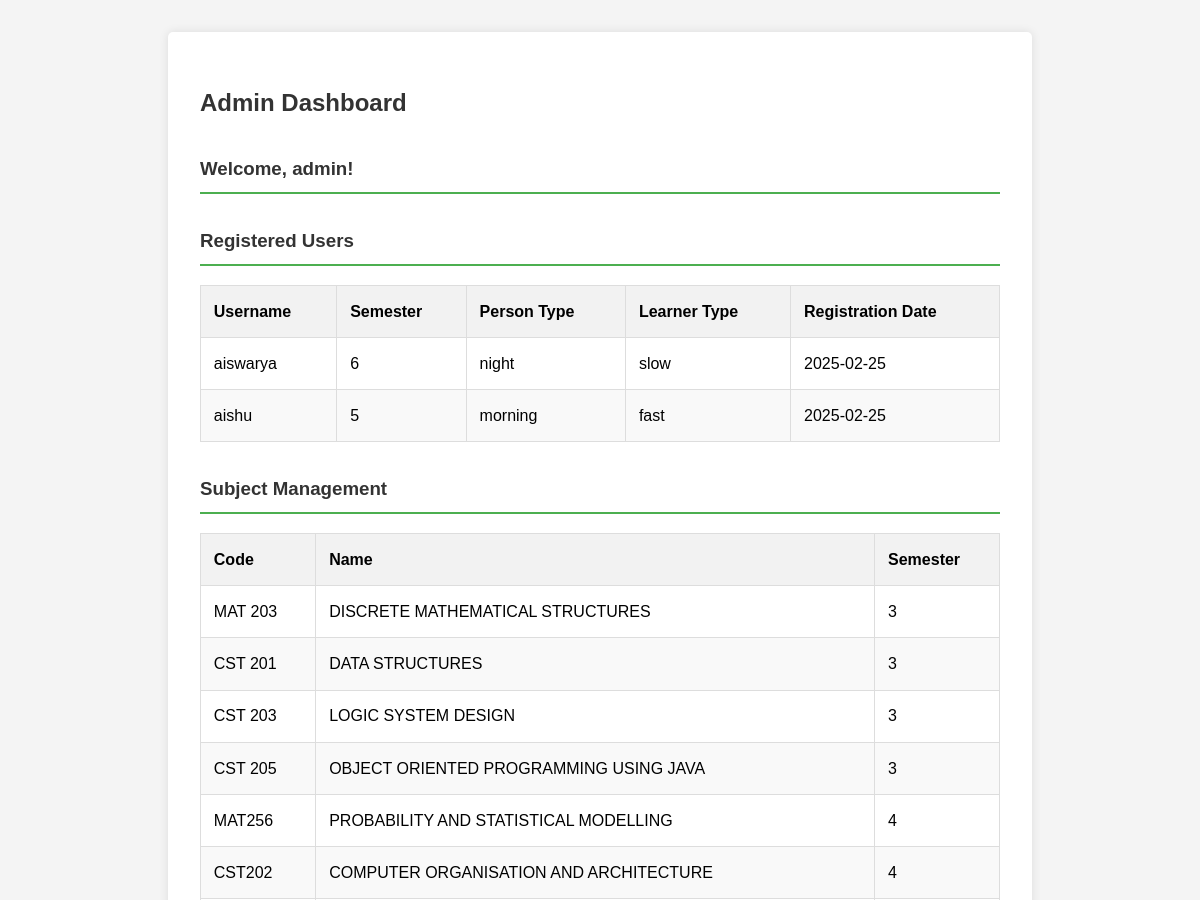
The page /admin_dashboard (signed in, upper part) on the database as committed earlier.
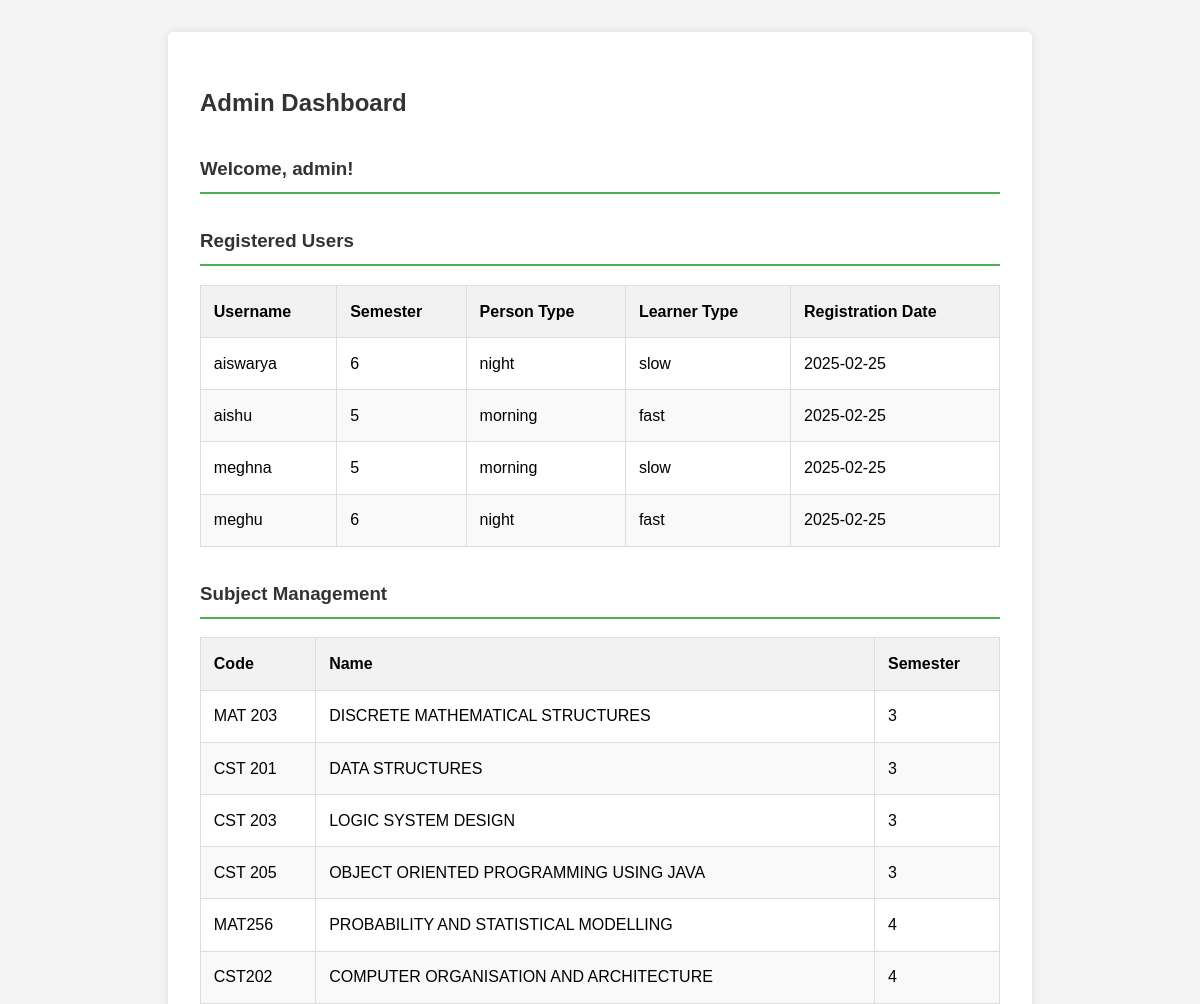
The same page on the database as committed later.
### app.py (models this page shows)
class User(db.Model):
    id = db.Column(db.Integer, primary_key=True)
    username = db.Column(db.String(80), unique=True, nullable=False)
    password = db.Column(db.String(200), nullable=False)
    semester = db.Column(db.Integer, nullable=False)
    person_type = db.Column(db.String(20), nullable=False)  # 'morning' or 'night'
    learner_type = db.Column(db.String(20), nullable=False)  # 'fast' or 'slow'
    date_created = db.Column(db.DateTime, default=datetime.utcnow)
    is_admin = db.Column(db.Boolean, default=False)
    selected_subjects = db.relationship('SelectedSubject', backref='user', lazy=True)
    exam_dates = db.relationship('ExamDate', backref='user', lazy=True)

class Subject(db.Model):
    id = db.Column(db.Integer, primary_key=True)
    name = db.Column(db.String(200), nullable=False)
    semester = db.Column(db.Integer, nullable=False)
    code = db.Column(db.String(20), nullable=True)
    selected_by = db.relationship('SelectedSubject', backref='subject', lazy=True)
    modules = db.relationship('Module', backref='subject', lazy=True)

### app.py (the view)
@app.route('/admin_dashboard')
def admin_dashboard():
    if 'user_id' not in session or not session.get('is_admin', False):
        flash('You do not have permission to access the admin dashboard.', 'error')
        return redirect(url_for('login'))
    users = User.query.filter_by(is_admin=False).all()
    subjects = Subject.query.all()
    return render_template(
        'admin_dashboard.html',
        username=session['username'],
        users=users,
        subjects=subjects
    )

### templates/admin_dashboard.html (shortened to what this page needs)
<!DOCTYPE html>
<html lang="en">
<head>
    <link rel="stylesheet" href="{{ url_for('static', filename='style.css') }}">
    <link rel="stylesheet" href="https://cdnjs.cloudflare.com/ajax/libs/font-awesome/6.0.0/css/all.min.css">
</head>
<body>
    <div class="dashboard-container admin-dashboard">
        <h2>Admin Dashboard</h2>
        <h3>Welcome, {{ username }}!</h3>
        <div class="admin-section">
            <h3>Registered Users</h3>
            <table class="admin-table">
                <thead>
                    <tr>
                        <th>Username</th>
                        <th>Semester</th>
                        <th>Person Type</th>
                        <th>Learner Type</th>
                        <th>Registration Date</th>
                    </tr>
                </thead>
                <tbody>
                    {% for user in users %}
                    <tr>
                        <td>{{ user.username }}</td>
                        <td>{{ user.semester }}</td>
                        <td>{{ user.person_type }}</td>
                        <td>{{ user.learner_type }}</td>
                        <td>{{ user.date_created.strftime('%Y-%m-%d') }}</td>
                    </tr>
                    {% endfor %}
                </tbody>
            </table>
        </div>
        <div class="admin-section">
            <h3>Subject Management</h3>
            <table class="admin-table">
                <thead>
                    <tr>
                        <th>Code</th>
                        <th>Name</th>
                        <th>Semester</th>
                    </tr>
                </thead>
                <tbody>
                    {% for subject in subjects %}
                    <tr>
                        <td>{{ subject.code or 'N/A' }}</td>
                        <td>{{ subject.name }}</td>
                        <td>{{ subject.semester }}</td>
                    </tr>
                    {% endfor %}
                </tbody>
            </table>
        </div>
    </div>
</body>
</html>

### static/style.css (style rules this page uses)
body { font-family: Arial, sans-serif; line-height: 1.6; margin: 0; padding: 0; background-color: #f4f4f4; }
.login-container, .dashboard-container { width: 80%; max-width: 800px; margin: 2rem auto; padding: 2rem; background: white; border-radius: 5px; box-shadow: 0 0 10px rgba(0, 0, 0, 0.1); }
h2, h3 { color: #333; }
.admin-dashboard h3 { border-bottom: 2px solid #4CAF50; padding-bottom: 0.5rem; margin-top: 2rem; }
.admin-section { margin-bottom: 2rem; }
.admin-table { width: 100%; border-collapse: collapse; margin-top: 1rem; }
.admin-table th, .admin-table td { border: 1px solid #ddd; padding: 0.8rem; text-align: left; }
.admin-table th { background-color: #f2f2f2; }
.admin-table tr:nth-child(even) { background-color: #f9f9f9; }

Rows that differ between the two databases and show on the page:
added User: username "meghna", semester "5", person_type "morning", learner_type "slow", date_created "2025-02-25"
added User: username "meghu", semester "6", person_type "night", learner_type "fast", date_created "2025-02-25"
